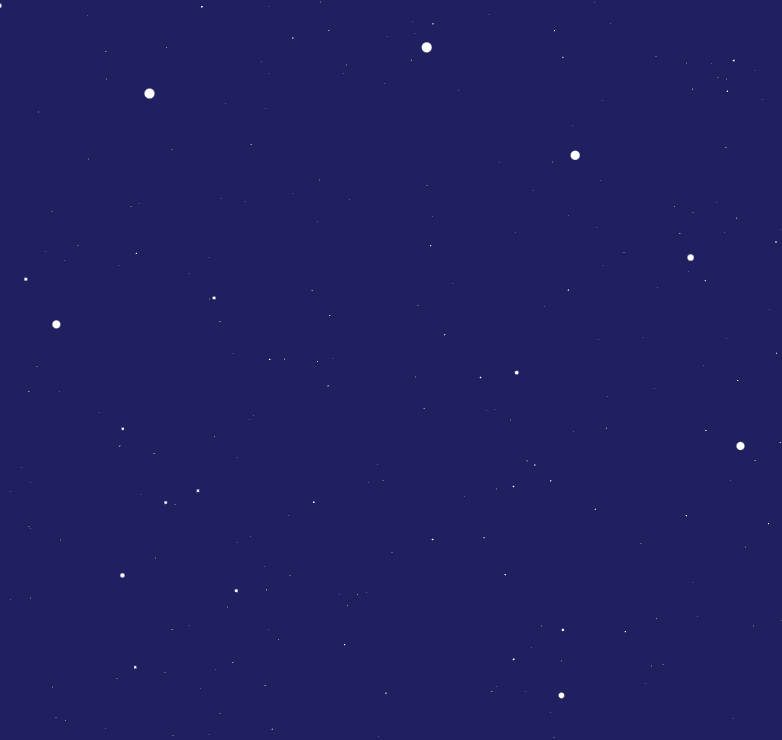
#> input picture Temp/1-CB.png, 782 x 740 px; the run also reads 1 picture not shown here
$ jupyter execute TemplateBasedMatching.ipynb
#> lines starting #> are read from the running program, lines starting #| are printed output that depends on the picture
# Template Based Matching

**ICS3206 - Course Project (Jupyter Notebook #2)**

---

**Name:** Andrea Filiberto Lucas
**ID No:** 0279704L

---

## Importing Necessary Libraries

Essential libraries such as OpenCV, NumPy, Matplotlib, IPyWidgets, and Pillow are imported in this section. The script checks for these packages and installs any that are missing using `pip`, ensuring the environment is properly configured for the subsequent code cells.

[cell 1]
############################
#         IMPORTS          #
############################

import importlib
import subprocess
import sys

# ANSI escape codes for colored text
GREEN = "\033[92m"
RED = "\033[91m"
RESET = "\033[0m"

# List of packages to check and their corresponding import names
packages = {
    'opencv-python': 'cv2',
    'numpy': 'numpy',
    'matplotlib': 'matplotlib.pyplot',
    'seaborn': 'seaborn',
    'pandas': 'pandas',
    'ipywidgets': 'ipywidgets',
    'Pillow': 'PIL',
}

# [12 lines left out: function install_package, not called in this run]

def check_and_install_packages(packages_dict):
    """
    Check if the packages are installed, and install them if they are missing.
    """
    for package, import_name in packages_dict.items():
        try:
            # Attempt to import the package
            importlib.import_module(import_name.split('.')[0])
            print(f"{RESET}Package '{package}' is already installed.{RESET}")
        except ImportError:
            print(f"{RED}Package '{package}' is not installed.{RESET}")
            install_package(package)

# Check and install packages
check_and_install_packages(packages)

# Now, import the packages after ensuring they are installed
try:
    import cv2
    import numpy as np
    import matplotlib.pyplot as plt
    import seaborn as sns
    import pandas as pd
    from concurrent.futures import ThreadPoolExecutor, as_completed
    from sklearn.metrics import confusion_matrix, accuracy_score
    import threading
    import sys
    import os
    import glob
    import ipywidgets as widgets
    from IPython.display import display, clear_output
    from PIL import Image
    from sklearn.metrics import confusion_matrix, ConfusionMatrixDisplay
except ImportError as e:
    print(f"{RED}An error occurred while importing packages: {e}{RESET}")
    sys.exit(1)

# Print the success message in green
print(f"{GREEN}All required packages are installed and imported successfully.{RESET}")

## Settings

This section defines the configuration parameters and settings essential for this jupyter notebook. It includes a function to select sky images from a specified directory using an interactive dropdown widget. Additionally, various thresholds and constraints are set for the template matching process, such as the ratio test threshold, minimum number of good matches, scaling factors for templates, and bounding box area limits.

[cell 2]
#############################
#         SETTINGS          #
#############################

def select_sky_image(temp_dir="../Temp/"):
    """
    Display a dropdown widget to select an image from the specified directory.
    """
    import os
    import glob
    import sys
    from IPython.display import display, clear_output
    import ipywidgets as widgets

    # Supported image extensions
    image_extensions = ['*.png', '*.jpg', '*.jpeg', '*.bmp']

    # List to hold all found image paths
    image_files = []

    # Search for images with supported extensions
    for ext in image_extensions:
        image_files.extend(glob.glob(os.path.join(temp_dir, ext)))

    # Filter out non-file paths (just in case)
    image_files = [f for f in image_files if os.path.isfile(f)]

    # If no images are found, display an error message
    if not image_files:
        print(f"No images found in the directory '{temp_dir}'. Please add images and try again.")
        sys.exit(1)

    # Sort the images alphabetically
    image_files.sort()

    # Create a list of image filenames for display
    image_names = [os.path.basename(f) for f in image_files]

    # Create a Dropdown widget with increased width and adjusted description width
    dropdown = widgets.Dropdown(
        options=image_names,
        description='Select Image:',
        disabled=False,
        layout=widgets.Layout(width='350px'),  # Increased width for the dropdown
        style={'description_width': '85px'}   # Adjusted description width
    )

    # Create an Output widget to display the selected image path
    out = widgets.Output()

    # Define the callback function when a selection is made
    # [12 lines left out: function on_change, not called in this run]

    # Attach the callback to the Dropdown
    dropdown.observe(on_change)

    # Display the widgets
    display(dropdown, out)

    # Initialize the sky_image_path with the first image and display it in the output widget
    if image_files:
        sky_image_path = image_files[0]
        with out:
            print(f"Default selected image: {sky_image_path}")

    return sky_image_path

# Set the sky_image_path dynamically based on user selection
sky_image_path = select_sky_image("../Temp/")  # Updated path for image selection

template_dir = "../8CD/"  # Folder containing sub-folders with constellation templates

# Ratio test threshold for Lowe's test (stricter => 0.6 to 0.7)
RATIO_TEST_THRESH = 0.7

# Minimum number of good matches
MIN_GOOD_MATCHES = 15

# Scales to try for each template
SCALES = [0.6, 0.8, 0.9, 1.0, 1.1, 1.2, 1.3, 1.4]

# Bounding box area constraints (to discard wildly incorrect homographies)
MIN_BBOX_AREA = 100   # e.g., discard if warped area < 100 pixels
MAX_BBOX_AREA = 1e7   # e.g., discard if warped area > 10 million pixels

## Global Progress

This section manages the tracking of the overall progress during template processing. The total number of templates is calculated by scanning all relevant directories, and a shared counter is initialized to monitor the number of processed templates. A thread-safe mechanism is implemented to update and display a dynamic progress bar, providing real-time feedback on the percentage of completion. This ensures efficient monitoring of the processing workflow and helps maintain transparency throughout the project's execution.

### What is Shoelace Formula?
The Shoelace Formula is a mathematical method for calculating the area of a polygon by using the coordinates of its vertices. It involves multiplying and summing the coordinates in a specific pattern that resembles shoelace lacing.

[cell 3]
#############################
#     GLOBAL PROGRESS       #
#############################

# Calculate the total number of templates (files) across all subfolders
all_template_files = []
for folder in os.listdir(template_dir):
    folder_path = os.path.join(template_dir, folder)
    if os.path.isdir(folder_path):
        for f in os.listdir(folder_path):
            if not f.startswith("."):  # ignore hidden files
                full_path = os.path.join(folder_path, f)
                all_template_files.append((folder, full_path))

total_templates = len(all_template_files)
progress_lock = threading.Lock()
templates_processed = 0  # shared counter

def update_progress():
    """
    Safely update the global progress and print a single progress bar
    showing how many templates have been processed out of the total.
    """
    with progress_lock:
        global templates_processed
        templates_processed += 1
        percentage = (templates_processed / total_templates) * 100
        bar = create_progress_bar(percentage)
        sys.stdout.write(f"\rProcessing Templates: {percentage:5.1f}% {bar} ({templates_processed}/{total_templates})")
        sys.stdout.flush()

#############################
#       HELPER METHODS      #
#############################

def load_image(image_path):
    """Load an image from the given path and convert it to grayscale."""
#> called with image_path = '../Temp/1-CB.png'
    if not os.path.exists(image_path):
        print(f"[ERROR] File does not exist: {image_path}")
        return None
    image = cv2.imread(image_path, cv2.IMREAD_GRAYSCALE)
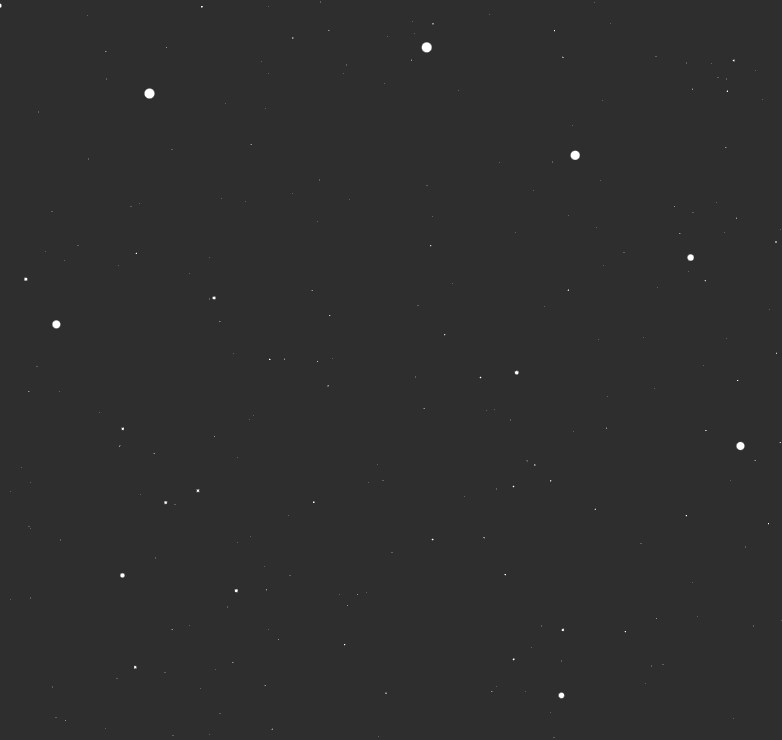
#> image: shape (740, 782); min 46, max 255, mean 46.2
    if image is None:
        print(f"[ERROR] Could not load image at {image_path}")
    return image

def preprocess_image(image):
    """Apply histogram equalization if contrast is low."""
    if image is None:
        return None
    if cv2.meanStdDev(image)[1] < 50:
        return cv2.equalizeHist(image)
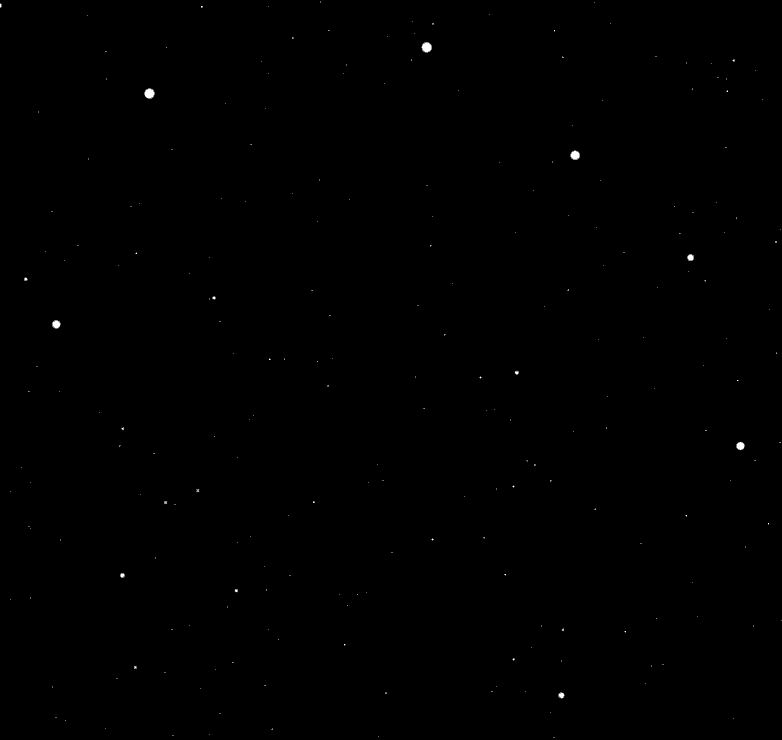
#> returned value: shape (740, 782); min 0, max 255, mean 0.3
    return image

def display_image(image, title="Image"):
    """Display an image (grayscale) via matplotlib."""
    plt.figure(figsize=(10, 8))
    plt.imshow(image, cmap='gray')
    plt.title(title)
    plt.axis('off')
    plt.show()

def create_progress_bar(percentage, width=50):
    """Generate a simple text-based progress bar."""
    filled = int(width * percentage / 100) if percentage else 0
    return "█" * filled + "░" * (width - filled)

# [9 lines left out: function polygon_area, not called in this run]

## Main Matching Logic

This section implements the core functionality for matching constellation templates with the sky image (previously selected image). The sky image is loaded and preprocessed, and the ORB feature detector is initialized to identify keypoints and descriptors. For each template, multiple scales are applied to account for size variations, and keypoints are matched using a FLANN-based matcher with Lowe's ratio test to ensure robust correspondences. Homography is computed using RANSAC to filter out outliers, and bounding box area constraints are enforced to validate the matches. A scoring mechanism evaluates the quality of each match, and progress is updated in real-time to monitor the matching process efficiently.

### What is ORB Features?

ORB (Oriented FAST and Rotated BRIEF) is a feature detection and description algorithm used to identify and describe keypoints in images. It is efficient and robust, making it suitable for real-time applications. ORB combines the FAST keypoint detector and the BRIEF descriptor with additional modifications to handle rotation and improve performance.

### What is a FLANN-based Matcher with Lowe's Ratio?

FLANN (Fast Library for Approximate Nearest Neighbors) is an optimized library for fast nearest neighbor searches in large datasets. When combined with Lowe's ratio test, it efficiently matches feature descriptors by finding the two nearest neighbors for each descriptor and accepting the match only if the distance of the closest neighbor is significantly lower than the second closest. This helps in reducing false matches and improving matching accuracy.

### What is Homography and RANSAC?

Homography is a transformation matrix that maps points from one plane to another, allowing for the alignment of images taken from different perspectives. RANSAC (Random Sample Consensus) is an iterative algorithm used to estimate the homography by identifying inliers among the matched keypoints, thereby filtering out outliers. Together, they enable the accurate alignment and matching of features between images despite noise and mismatches.

[cell 4]
#############################
#     MAIN MATCHING LOGIC   #
#############################

# Load the sky image once
sky_image = load_image(sky_image_path)
if sky_image is None:
    print("[FATAL] Sky image not found or could not be loaded.")
    sys.exit(1)

sky_image = preprocess_image(sky_image)
sky_h, sky_w = sky_image.shape

# Initialize ORB
orb = cv2.ORB_create(nfeatures=2000)

def match_keypoints(template_img, sky_img):
    """
    1. Detect and compute ORB features for both images.
    2. Use FLANN-based matcher and Lowe's ratio test.
    3. Use RANSAC to filter out outliers and compute homography.
    4. Discard matches if bounding box is out of realistic area range.
    Returns:
        kp1, kp2, good_matches, mean_dist, homography
    """
    kp1, des1 = orb.detectAndCompute(template_img, None)
    kp2, des2 = orb.detectAndCompute(sky_img, None)

    if des1 is None or des2 is None:
        return kp1, kp2, [], None, None

    # Convert to float32 if needed
    if des1.dtype != np.float32:
        des1 = des1.astype(np.float32)
    if des2.dtype != np.float32:
        des2 = des2.astype(np.float32)

    # FLANN for ORB (LSH Index)
    index_params = dict(algorithm=1, trees=10)
    search_params = dict(checks=50)
    flann = cv2.FlannBasedMatcher(index_params, search_params)

    # KNN match
    matches = flann.knnMatch(des1, des2, k=2)

    # Lowe's ratio test
    good_matches = []
    for m, n in matches:
        if m.distance < RATIO_TEST_THRESH * n.distance:
            good_matches.append(m)

    # If enough matches, try homography
    M = None
    mean_dist = None
    if len(good_matches) >= MIN_GOOD_MATCHES:
        src_pts = np.float32([kp1[m.queryIdx].pt for m in good_matches]).reshape(-1, 1, 2)
        dst_pts = np.float32([kp2[m.trainIdx].pt for m in good_matches]).reshape(-1, 1, 2)

        M, mask = cv2.findHomography(src_pts, dst_pts, cv2.RANSAC, 5.0)
        if M is not None and mask is not None:
            # Keep only inliers
            mask = mask.ravel().astype(bool)
            inlier_matches = [good_matches[i] for i, val in enumerate(mask) if val]
            good_matches = inlier_matches

            # Compute average distance of inlier matches
            distances = [m.distance for m in good_matches]
            mean_dist = float(np.mean(distances)) if distances else None

            # Optional bounding-box check
            h_t, w_t = template_img.shape
            corners = np.float32([[0, 0],
                                  [w_t, 0],
                                  [w_t, h_t],
                                  [0,   h_t]]).reshape(-1, 1, 2)

            # Warp the template's corners onto the sky
            warped_corners = cv2.perspectiveTransform(corners, M)
            warped_corners = warped_corners.reshape(-1, 2)

            # Calculate area
            area = polygon_area(warped_corners)
            # If area is out of plausible range, discard these matches
            if not (MIN_BBOX_AREA <= area <= MAX_BBOX_AREA):
                good_matches = []
                M = None

    return kp1, kp2, good_matches, mean_dist, M

def resize_template(template, scale_factor):
    """Resize template by the given scale factor."""
    new_w = int(template.shape[1] * scale_factor)
    new_h = int(template.shape[0] * scale_factor)
    return cv2.resize(template, (new_w, new_h))

def compute_match_score(num_good_matches, mean_dist):
    """
    Example scoring function:
      score = num_good_matches / (mean_dist + 1)
    The lower the mean distance, the higher the score.
    The more good matches, the higher the score.
    """
    if mean_dist is None:  # If no distance is computed, score = 0
        return 0.0
    return float(num_good_matches) / (mean_dist + 1.0)

def process_single_template(folder_name, template_path):
    """
    Load a single template, preprocess it, try multiple scales,
    pick the best scale's match among them, and return result.
    """
#> called with folder_name = 'CoronaBorealis'
    best_result = None  # Stores: (score, num_good_matches, scale, template_img, kp1, kp2, matches, matched_vis)
    template_img = load_image(template_path)
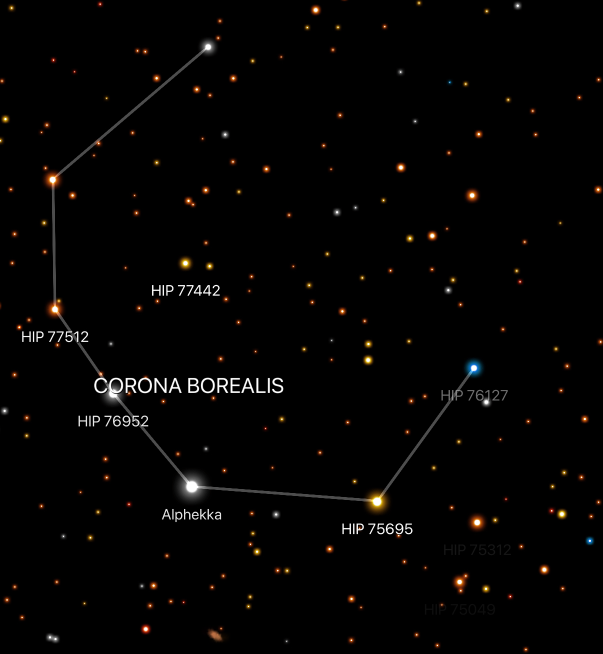
#> input picture 8CD/CoronaBorealis/CoronaBorealis-APP.jpg, 1206 x 1307 px (shown at 1/2 size)
    if template_img is None:
        return None
    template_img = preprocess_image(template_img)
#> in preprocess_image (call 2), `return cv2.equalizeHist(image)`:
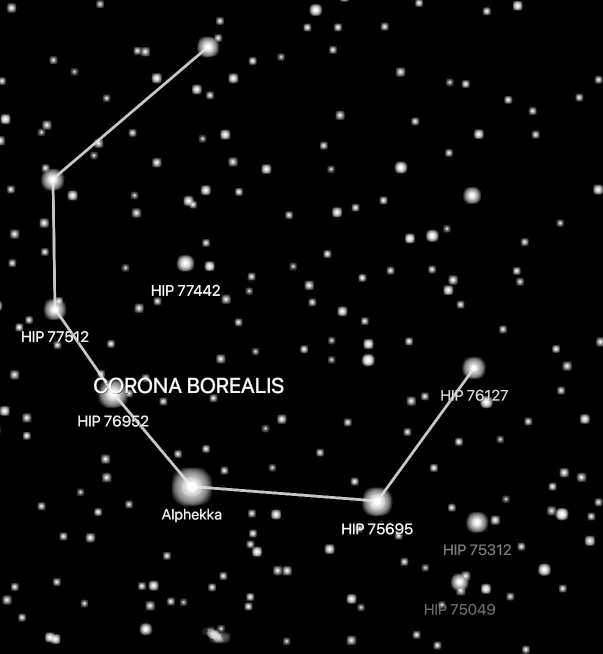
#> returned value: shape (1307, 1206) (shown at 1/2 size); min 0, max 255, mean 9.3

    # Iterate over multiple scales
    for scale in SCALES:
        resized = resize_template(template_img, scale)
        kp1, kp2, g_matches, mean_dist, M = match_keypoints(resized, sky_image)

        if g_matches:
            num_good = len(g_matches)
            current_score = compute_match_score(num_good, mean_dist)
            if (best_result is None) or (current_score > best_result[0]):
                # Draw a quick visualization for potential final use
                matched_vis = None
                if kp1 and kp2 and g_matches:
                    matched_vis = cv2.drawMatches(
                        resized, kp1, sky_image, kp2, g_matches, None,
                        flags=cv2.DrawMatchesFlags_NOT_DRAW_SINGLE_POINTS
                    )
                best_result = (
                    current_score,
                    num_good,
                    scale,
                    folder_name,
                    os.path.basename(template_path),
                    matched_vis
                )
#> this loop made 8 passes
#> (g_matches, num_good) on passes 1 to 8: (9 matches, 9), (10 matches, 10), (4 matches, 4), (7 matches, 7), (1 matches, 1), (1 matches, 1), (2 matches, 2), (2 matches, 2)
#> pass 1, in process_single_template, `resized = resize_template(template_img, scale)`:
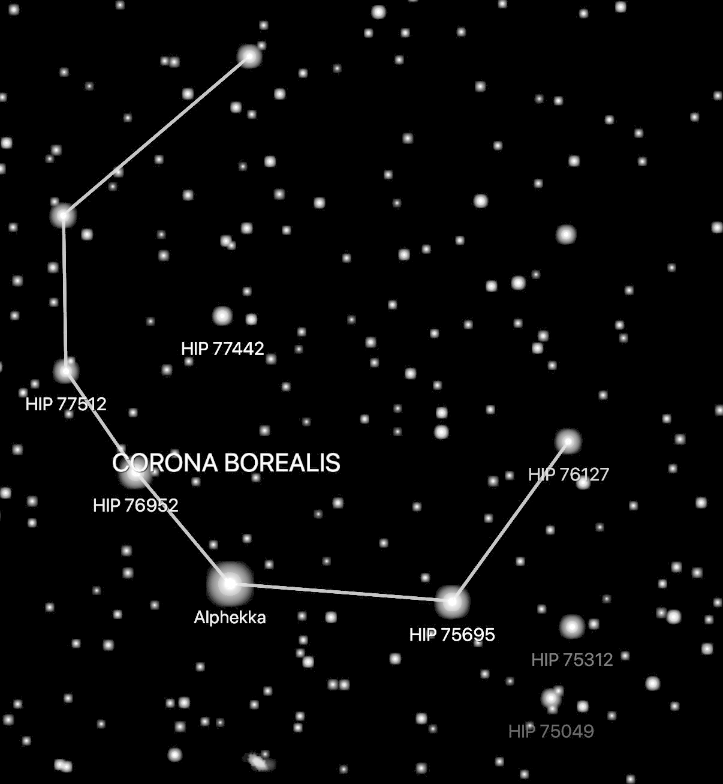
#> resized: shape (784, 723); min 0, max 255, mean 9.3
#> pass 1, in process_single_template, `matched_vis = cv2.drawMatches( resized, kp1, sky_image, kp2, g_matches..`:
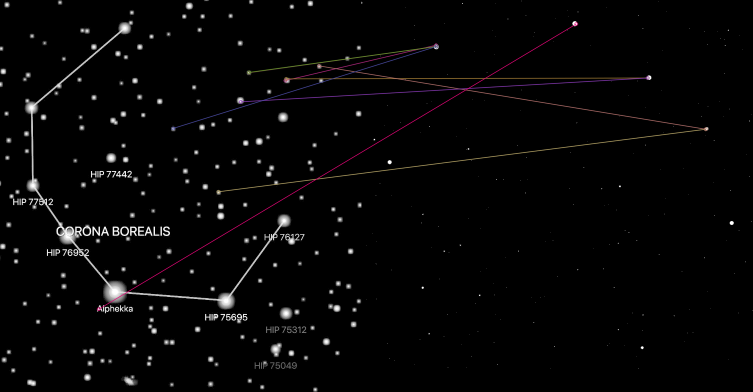
#> matched_vis: shape (784, 1505, 3) (shown at 1/2 size); mean of channels 0, 1, 2 5.4, 5.2, 5.7; drawn as B, G, R
#> after the loop, best_result = 6 items
#> (the rest of the program and of its run is left out)
